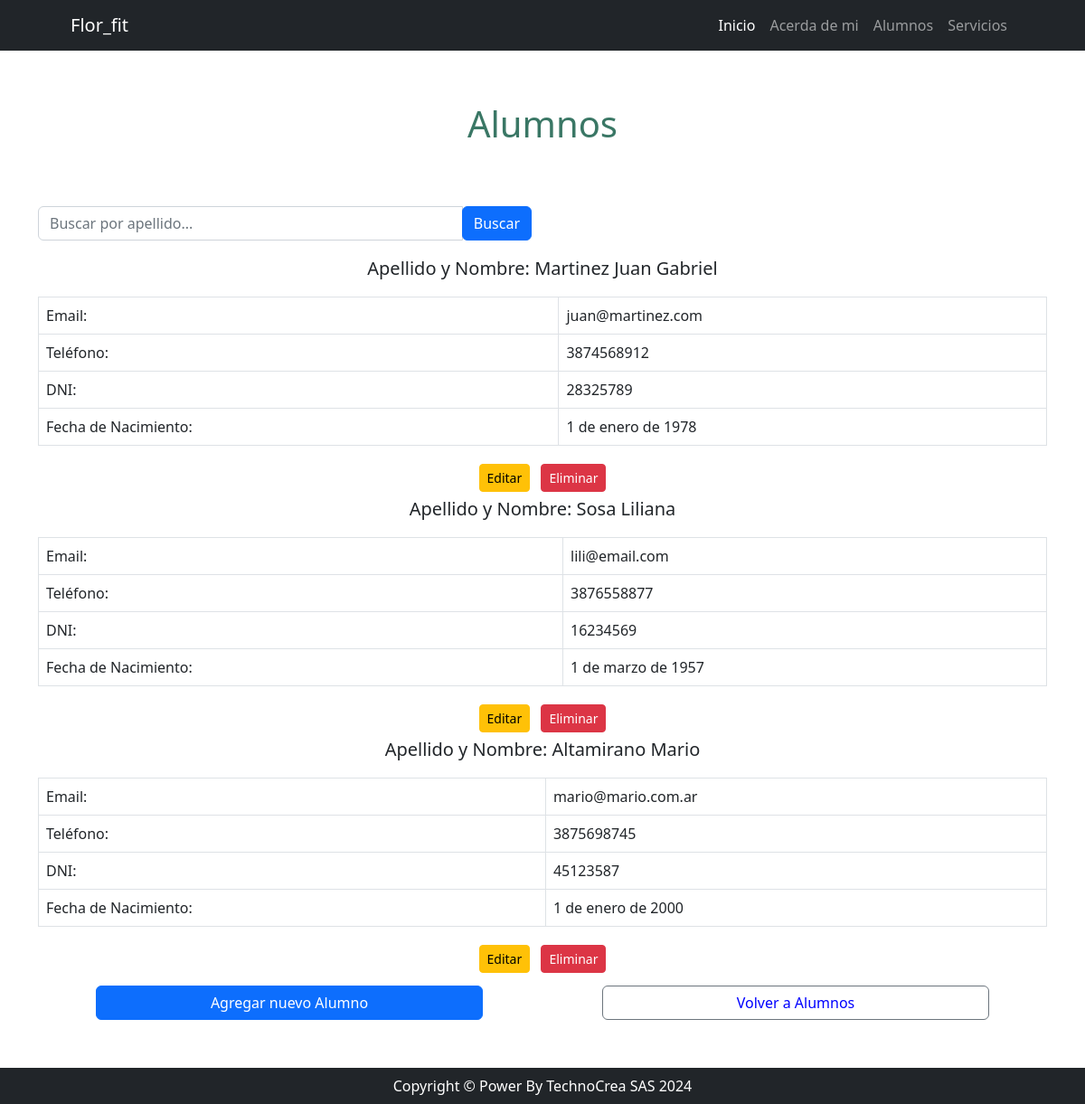
Page /usuario/alumno/list on the earlier database version.
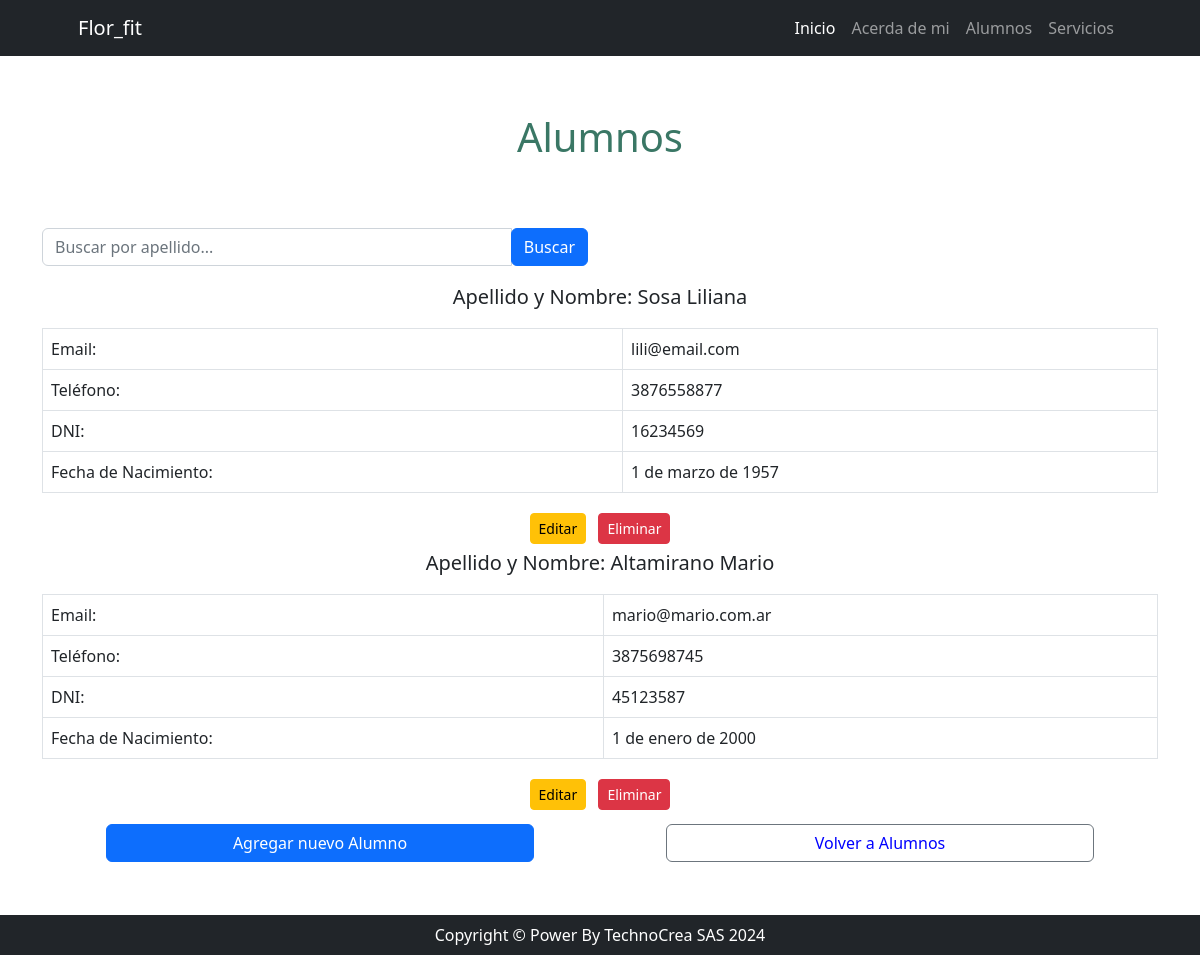
Same page on the later database version.
### usuario/models.py (models this page shows, shortened)
class Alumno(models.Model):
    dni = models.IntegerField()
    apellido = models.CharField(max_length=100)
    nombre = models.CharField(max_length=100)
    email = models.EmailField(unique=True)
    telefono = models.CharField(max_length=20, blank=True)
    fecha_nacimiento = models.DateField(null=True, blank=True)
    class Meta:
        verbose_name = 'Alumno'
        verbose_name_plural = 'Alumnos'

### usuario/views.py (the view)
# urls.py: path('alumno/list', views.alumnos_list, name='alumnos_list'),
def alumnos_list(request):
    busqueda = request.GET.get("busqueda", None)
    if busqueda:
        print(busqueda)
        consulta = Alumno.objects.filter(apellido__icontains=busqueda)
    else:
        consulta = Alumno.objects.all()
    contexto = {"alumnos": consulta}
    return render(request, "usuario/alumnos_list.html", contexto)

### usuario/templates/usuario/alumnos_list.html (shortened to what this page needs)
{% extends 'core/base.html' %}
{% block content %}
    <header>
        <h1 class="text-center" style="padding-top: 1.5cm; padding-bottom: 0.5cm; color: #3a7765;">Alumnos</h1>
    </header>
    <div class="container mt-5">
        <div class="row mb-3">
            <div class="col-lg-6">
                <form action="{% url 'usuario:alumnos_list' %}"
                    method="get"
                    class="input-group">
                    <input type="text"
                        name="busqueda"
                        class="form-control"
                        placeholder="Buscar por apellido...">
                    <div class="input-group-append">
                        <button class="btn btn-primary" type="submit">Buscar</button>
                    </div>
                </form>
            </div>
        </div>
    <ul class="list-unstyled">
        <ul class="list-unstyled">
            {% for alumno in alumnos %}
            <li>
                <p class="font-weight-bold text-center" style="font-size: 1.25rem;">Apellido y Nombre: {{ alumno.apellido }} {{ alumno.nombre }}</p>
                <div class="table-responsive">
                    <table class="table table-bordered">
                        <tbody>
                            <tr>
                                <td class="font-weight-bold">Email:</td>
                                <td>{{ alumno.email }}</td>
                            </tr>
                            <tr>
                                <td class="font-weight-bold">Teléfono:</td>
                                <td>{{ alumno.telefono }}</td>
                            </tr>
                            <tr>
                                <td class="font-weight-bold">DNI:</td>
                                <td>{{ alumno.dni }}</td>
                            </tr>
                            <tr>
                                <td class="font-weight-bold">Fecha de Nacimiento:</td>
                                <td>{{ alumno.fecha_nacimiento }}</td>
                            </tr>
                        </tbody>
                    </table>
                </div>
                <div class="text-center">
                    <a href="{% url 'usuario:alumnos_update' alumno.id %}" class="btn btn-warning btn-sm m-1">Editar</a>
                    <a href="{% url 'usuario:alumnos_delete' alumno.id %}" class="btn btn-danger btn-sm m-1">Eliminar</a>
                </div>
            </li>
            {% endfor %}
        </ul>
        <div class="container text-center" style="padding: 10px; margin-bottom: 75px;">
            <div class="row">
                <div class="col-12 col-md-6 mb-2">
                    <a href="{% url 'usuario:alumnos_create' %}" class="btn btn-primary btn-block" style="width: 80%; color: white;">Agregar nuevo Alumno</a>
                </div>
                <div class="col-12 col-md-6 mb-2">
                    <a href="{% url 'usuario:index' %}" class="btn btn-outline-secondary btn-block" style="width: 80%; color: blue;">Volver a Alumnos</a>
                </div>
            </div>
        </div>
        </div>
{% endblock content %}

Differences in the rows shown:
removed Alumno: apellido "Martinez", nombre "Juan Gabriel", email "juan@martinez.com", telefono "3874568912", dni "28325789", fecha_nacimiento "1 de enero de 1978"
